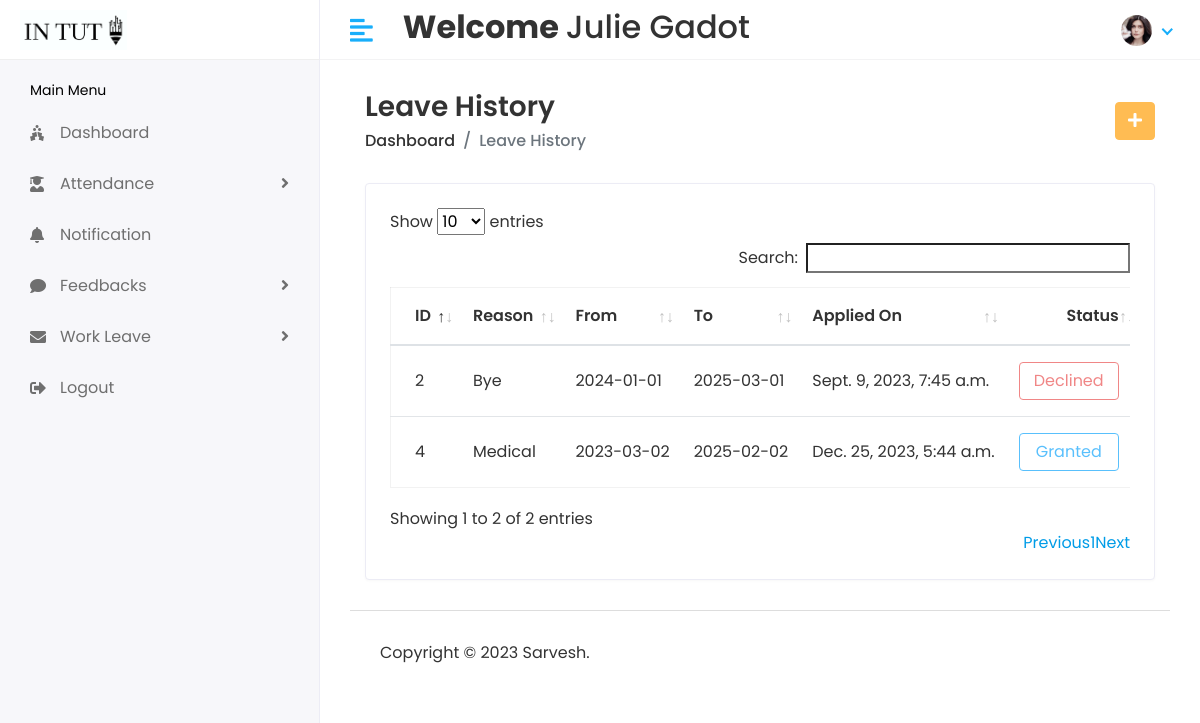
The page /Staff/leavelist (signed in) on the database its author committed.
### stuapp/models.py (models this page shows, shortened)
class CustomUser(AbstractUser):
    USER={
        (1,'HOD'),(2,'STAFF'),(3,'STUDENT')
    }
    user_type=models.CharField(choices=USER,max_length=100,default=1)
    profile_pic=models.ImageField(upload_to='media/profile_pic')

class StaffLeave(models.Model):
    staffID=models.ForeignKey(Staff,on_delete=models.CASCADE)
    fromdate=models.CharField(max_length=20)
    todate=models.CharField(max_length=20)
    status=models.IntegerField(default=0)
    message=models.TextField()
    created_at=models.DateTimeField(auto_now_add=True)

### student/staffviews.py (the view)
# urls.py: path('Staff/leavelist',staffviews.leavelist,name='stfleavelist'),
@login_required(login_url='/')
def leavelist(request):
    staff=Staff.objects.filter(admin=request.user.id)
    for i in staff:
        staffID=i.id
        list=StaffLeave.objects.filter(staffID=staffID)
    return render(request,'staff/leavelist.html',{'list':list})

### templates/staff/leavelist.html (shortened to what this page needs)
{% extends 'base.html' %}
{% block content %}
{% load static %}
<div class="content container-fluid">
   <div class="page-header">
      <div class="row align-items-center">
         <div class="col">
            <h3 class="page-title">Leave History</h3>
            <ul class="breadcrumb">
               <li class="breadcrumb-item"><a href="{% url 'staffhome'%}">Dashboard</a></li>
               <li class="breadcrumb-item active">Leave History</li>
            </ul>
         </div>
         <div class="col-auto text-right float-right ml-auto">
            <a href="{% url 'staffleave' %}" class="btn btn-primary"><i class="fas fa-plus"></i></a>
         </div>
      </div>
   </div>
   <div class="row">
      <div class="col-sm-12">
         <div class="card card-table">
            <div class="card-body">
               <div class="table-responsive">
                  <table id="table_id" class="table table-hover table-center mb-0">
                     <thead>
                        <tr>
                            <th>ID</th>
                           <th>Reason</th>
                           <th>From</th>
                           <th>To</th>
                           <th>Applied On </th>
                           <th class="text-right">Status</th>
                        </tr>
                     </thead>
                     <tbody>
                        {% for i in list %}
                        <tr>
                           <td>{{i.id}}</td>
                           <td>{{i.message}}</td>
                           <td>{{i.fromdate}}</td>
                           <td>{{i.todate}}</td>
                           <td>{{i.created_at}}</td>
                           <td class="text-right">
                            <div class="actions">
                                {% if i.status == 0 %}
                                <button href="#" class="btn btn-outline-secondary " style="width:100px" disabled='disabled'> Not Seen</button>
                                {% elif i.status == 1  %}
                                <button href="#" class="btn btn-outline-info " style="width:100px"  disabled='disabled'> Granted</button>
                                {% else %}
                                <button href="#" class="btn btn-outline-danger  " style="width:100px" disabled='disabled'> Declined</button>
                                    {% endif %}
                             </div>
                           </td>
                        </tr>
                        {% endfor %}
                     </tbody>
                  </table>
               </div>
            </div>
         </div>
      </div>
   </div>
</div>
{% endblock %}

### templates/includes/header.html (shortened to what this page needs)
{% load static %}
<div class="header" >
    <div class="header-left" style="background-color:white">
        {% if user.user_type == '1' %}
        <a href="{% url 'hodhome'%}" class="logo container" >
            <img src="{% static 'assets/img/logo1big.png'%}" width="300px" height="100px" alt="Logo">
        </a>
        {% elif user.user_type == '2' %}
        <a href="{% url 'staffhome'%}" class="logo">
            <img src="{% static 'assets/img/logo1big.png'%}" alt="Logo">
        </a>
        {% else %}
        <a href="{% url 'studenthome'%}" class="logo">
            <img src="{% static 'assets/img/logo1big.png'%}" alt="Logo">
        </a>
        {% endif %}
    </div>
    <a href="javascript:void(0);" id="toggle_btn">
        <i class="fas fa-align-left"></i>
    </a>
    <div class="top-nav-search my-2">
        <h2><strong> Welcome </strong> {{user.first_name}} {{user.last_name}} </h2>
    </div>
    <ul class="nav user-menu">
        <li class="nav-item dropdown has-arrow">
            <a href="#" class="dropdown-toggle nav-link" data-toggle="dropdown">
                {% if user.profile_pic == "" %}
                <span class="user-img"><img class="rounded-circle" src="{% static 'assets/img/noimg.jpg' %}" width="31"
                        ></span>
                {% else %}
                <span class="user-img"><img class="rounded-circle" src="/{{user.profile_pic}}" width="31"
                        alt="Ryan Taylor"></span>
                {% endif %}
            </a>
        </li>
    </ul>
</div>

### static/assets/css/style.css (style rules this page uses)
html { height: 100%; }
body { background-color: #fff; color: #333; font-family: 'Poppins', sans-serif; font-size: 1rem; height: 100%; line-height: 1.5; overflow-x: hidden; }
h1, h2, h3, h4, h5, h6 { font-family: 'Poppins', sans-serif; margin-top: 0; }
a { color: #009ce7; }
input, button, a { transition: all 0.4s ease; -moz-transition: all 0.4s ease; -o-transition: all 0.4s ease; -ms-transition: all 0.4s ease; -webkit-transition: all 0.4s ease; }
input, input:focus, button, button:focus { outline: none; }
ul, ol { padding: 0px; list-style: none; }
.table { color: #333; max-width: 100%; margin-bottom: 0; width: 100%; }
.table.dataTable { border-collapse: collapse !important; border: 1px solid rgba(0, 0, 0, 0.05); }
.table thead tr th { font-weight: 600; }
.table tbody tr { border-bottom: 1px solid rgba(0, 0, 0, 0.05); }
.table.table-center td, .table.table-center th { vertical-align: middle; }
.card-table .card-body .table > thead > tr > th { border-top: 0; }
.card-table .card-body .table tr td:first-child, .card-table .card-body .table tr th:first-child { padding-left: 1.5rem; }
.card-table .card-body .table tr td:last-child, .card-table .card-body .table tr th:last-child { padding-right: 1.5rem; }
.card-table .table td, .card-table .table th { border-top: 1px solid #e2e5e8; padding: 1rem 0.75rem; white-space: nowrap; }
.btn-primary { background-color: #FFBC53; border: 1px solid #FFBC53; }
.btn-outline-info { color: #009efb; border-color: #009efb; }
.btn-outline-info.disabled, .btn-outline-info:disabled { background-color: transparent; color: #009efb; }
.btn-outline-danger { color: #e84646; border-color: #e84646; }
.btn-outline-danger.disabled, .btn-outline-danger:disabled { background-color: transparent; color: #e84646; }
.card { border: 1px solid #ececf5; box-shadow: 0 1px 3px 0 rgba(0, 0, 0, 0.03); margin-bottom: 1.875rem; }
.card-body { padding: 1.5rem; }
.header { background-color: #fff; border-bottom: 1px solid #f3f3f4; left: 0; position: fixed; right: 0; top: 0; z-index: 1001; height: 60px; }
.header .header-left { float: left; height: 60px; padding: 0 20px; position: relative; width: 320px; z-index: 1; transition: all 0.2s ease-in-out; background-color: #f7f7fa; border-bottom: 1px solid #efefef; border-right: 1px solid #ececf5; display: flex; align-items: center; }
.header .header-left .logo { display: inline-block; line-height: 60px; }
.header .header-left .logo img { max-height: 40px; width: auto; }
.header .dropdown-toggle:after { display: none; }
.header .has-arrow .dropdown-toggle:after { border-top: 0; border-left: 0; border-bottom: 2px solid #18aefa; border-right: 2px solid #18aefa; content: ''; height: 8px; display: inline-block; pointer-events: none; -webkit-transform-origin: 66% 66%; -ms-transform-origin: 66% 66%; transform-origin: 66% 66%; -webkit-transform: rotate(45deg); -ms-transform: rotate(45deg); transform: rotate(45deg); -webkit-transition: all 0.15s ease-in-out; transition: all 0.15s ease-in-out; width: 8px; vertical-align: 0px; }
.user-menu { float: right; margin: 0; position: relative; z-index: 99; padding-right: 15px; }
.user-menu.nav > li > a { color: #a0a0a0; font-size: 14px; line-height: 58px; padding: 0 15px; height: 60px; }
.user-img { margin-right: 3px; position: relative; }
.top-nav-search { float: left; margin-left: 15px; }
.page-header { margin-bottom: 1.875rem; }
.page-header .breadcrumb { background-color: transparent; color: #6c757d; font-size: 1rem; font-weight: 500; margin-bottom: 0; padding: 0; }
.page-header .breadcrumb a { color: #333; }
.page-title { font-size: 28px; font-weight: 600; color: #333; margin-bottom: 5px; }
@media (min-width: 992px) { #toggle_btn { align-items: center; color: #18aefa; display: inline-flex; float: left; font-size: 26px; height: 60px; justify-content: center; margin-left: 15px; padding: 0 15px; } }

### rows shown on the page
CustomUser: first_name "Julie", last_name "Gadot", profile_pic (picture)
StaffLeave: id "2", message "Bye", fromdate "2024-01-01", todate "2025-03-01", created_at "Sept. 9, 2023, 7:45 a.m.", status "Declined"
StaffLeave: id "4", message "Medical", fromdate "2023-03-02", todate "2025-02-02", created_at "Dec. 25, 2023, 5:44 a.m.", status "Granted"
